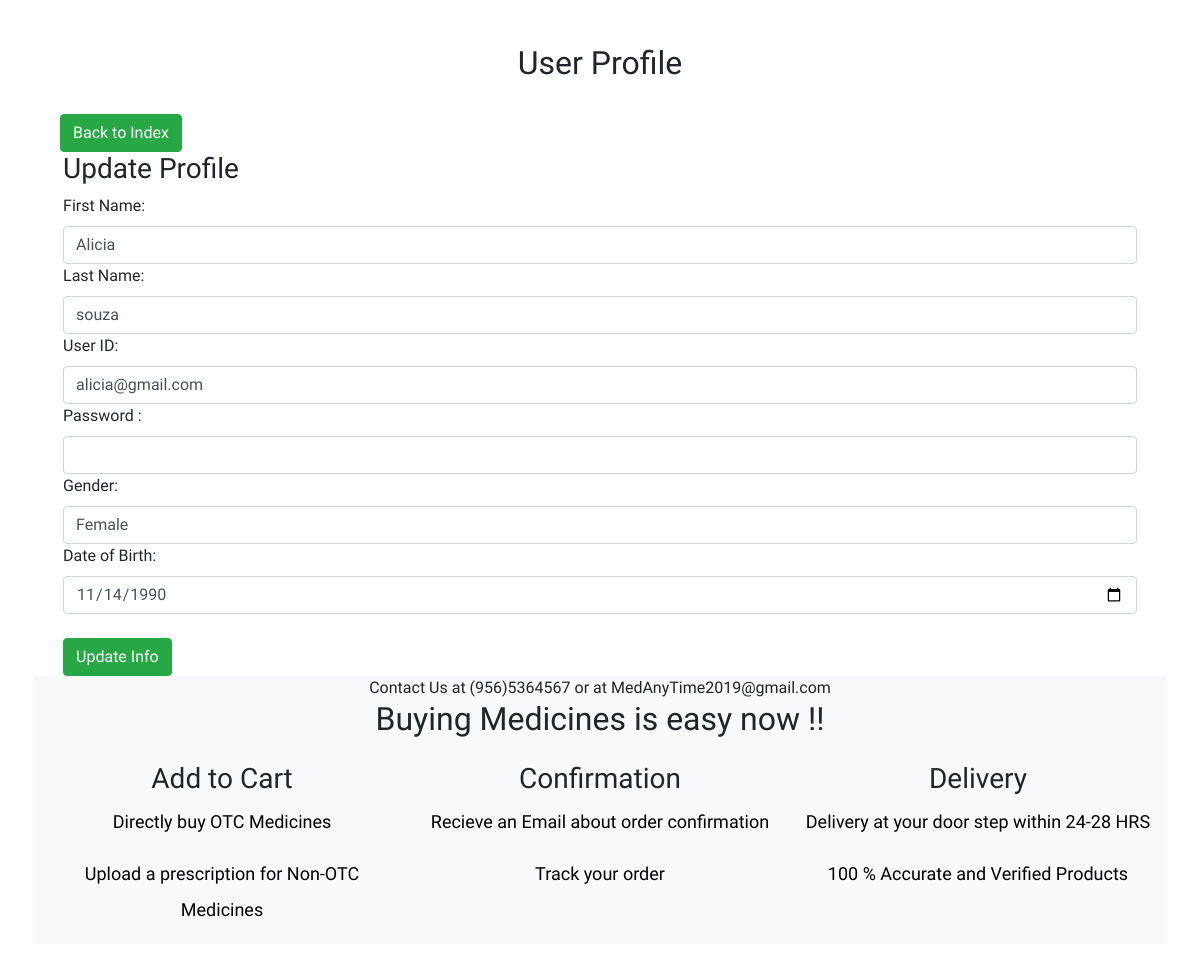
The app's page /profile_update.php?ID=10 (signed in) with its own data.
### tables this page shows
CREATE TABLE `userdetails` (
  `ID` int(11) NOT NULL,
  `UserID` varchar(255) NOT NULL,
  `FirstName` varchar(255) NOT NULL,
  `LastName` varchar(255) NOT NULL,
  `Gender` text NOT NULL,
  `Password` varchar(255) NOT NULL,
  `GovtID` varchar(255) NOT NULL,
  `DateOfBirth` date NOT NULL
);

### profile_update.php (the view, shortened to what this page needs)
<?php
include('C:/xampp/htdocs/SwEngg/Config/dbConnection.php');
$ID= $_GET['ID'];
$result = mysqli_query($dbConnection, "SELECT * FROM userdetails WHERE ID=$ID");
while($res = mysqli_fetch_array($result))
{
    $UserID  = $res['UserID'];
    $FirstName = $res['FirstName'];
    $LastName = $res['LastName'];
    $Gender =  $res['Gender'];
    $DOB = $res['DateOfBirth'];
}
?>
<!DOCTYPE html>
<html lang="en">
<head>
    <link rel="stylesheet" href="https://stackpath.bootstrapcdn.com/bootstrap/4.1.3/css/bootstrap.min.css">
    <link rel="stylesheet" href="app new2.css">
</head>
<body class="index-page sidebar-collapse">
<div class="wrapper">
<br>
        <div class="main">
            <div class="section section-basic">
                <div class="container">
                      <h2 align="center">	User Profile</h2>
                      <br>
                      &nbsp&nbsp&nbsp<a href='userpage2.php' class='btn btn-success btn-round'>Back to Index</a>
                <br>
                <div class="col-md-12">
    <div class="panel panel-success panel-size-custom">
  <div class="panel-heading"><h3>Update Profile</h3></div>
  <div class="panel-body">
    <form method="post">
        <div class="form group">
            <label>First Name:</label>
            <input type="text" class="form-control" id="FirstName" name="FirstName" value="<?php echo $FirstName;?>">
            <label>Last Name:</label>
            <input type="text" class="form-control" id="LastName" name="LastName" value="<?php echo $LastName;?>">
            <label>User ID:</label>
            <input type="text" class="form-control" id="UserID" name="UserID" value="<?php echo $UserID;?>">
            <label>Password :</label>
            <input type="password" class="form-control" id="Password" name="Password" >
            <label>Gender:</label>
            <input type="text" class="form-control" id="Gender" name="Gender" value="<?php echo $Gender;?>">
			<label>Date of Birth:</label>
            <input type="date" class="form-control" id="DOB" name="DOB" value="<?php echo $DOB;?>">
			   </div>
             </div>
            </div>
            <br>
            <div class="form group">
                <button type="submit" class="btn btn-success btn-round" id="submit" name="update">
                    <i class="now-ui-icons ui-1_check"></i> Update Info
                </button>
            </div>
  </div>
</div>
</div>
<footer class="footer" data-background-color="black">
            <section class="bg-light">
  <div class="container">
   <div class="row justify-content-center ">
          <div class="col-md-12 text-center heading-section">
           <span class="subheading"> Contact Us at (956)5364567 or at MedAnyTime2019@gmail.com</span>
            <h2 class="mb-4"> Buying Medicines is easy now !!</h2>
          </div>
        </div>
        <div class="row">
          <div class="col-md-4  align-self-stretch text-center">
                <h3 class="heading">Add to Cart</h3>
                <p>Directly buy OTC Medicines</p>
   <p>Upload a prescription for Non-OTC Medicines</p>
              </div>
          <div class="col-md-4 align-self-stretch text-center">
                <h3 class="heading">Confirmation</h3>
                <p> Recieve an Email about order confirmation </p>
   <p> Track your order </p>
              </div>
          <div class="col-md-4 align-self-stretch text-center">
                <h3 class="heading">Delivery</h3>
                <p>Delivery at your door step within 24-28 HRS</p>
   <p> 100 % Accurate and Verified Products </p>
              </div>
          </div>
        </div>
 </section>
        </footer>
    </div>
</body>
</html>

### app new2.css (style rules this page uses)
body { font-family: 'Gentium Book Basic', serif; }
button { background-color:#2471A3 ; color: white; }
.wrapper { display: flex; align-items: center; flex-direction: column; justify-content: center; width: 100%; min-height: 100%; padding: 20px; }
p { color: black; font-weight: 100; font-size: 1.125rem; line-height: 2; }

### records on screen
userdetails: FirstName "Alicia", LastName "souza", UserID "alicia@gmail.com", Gender "Female", DOB "11/14/1990"
